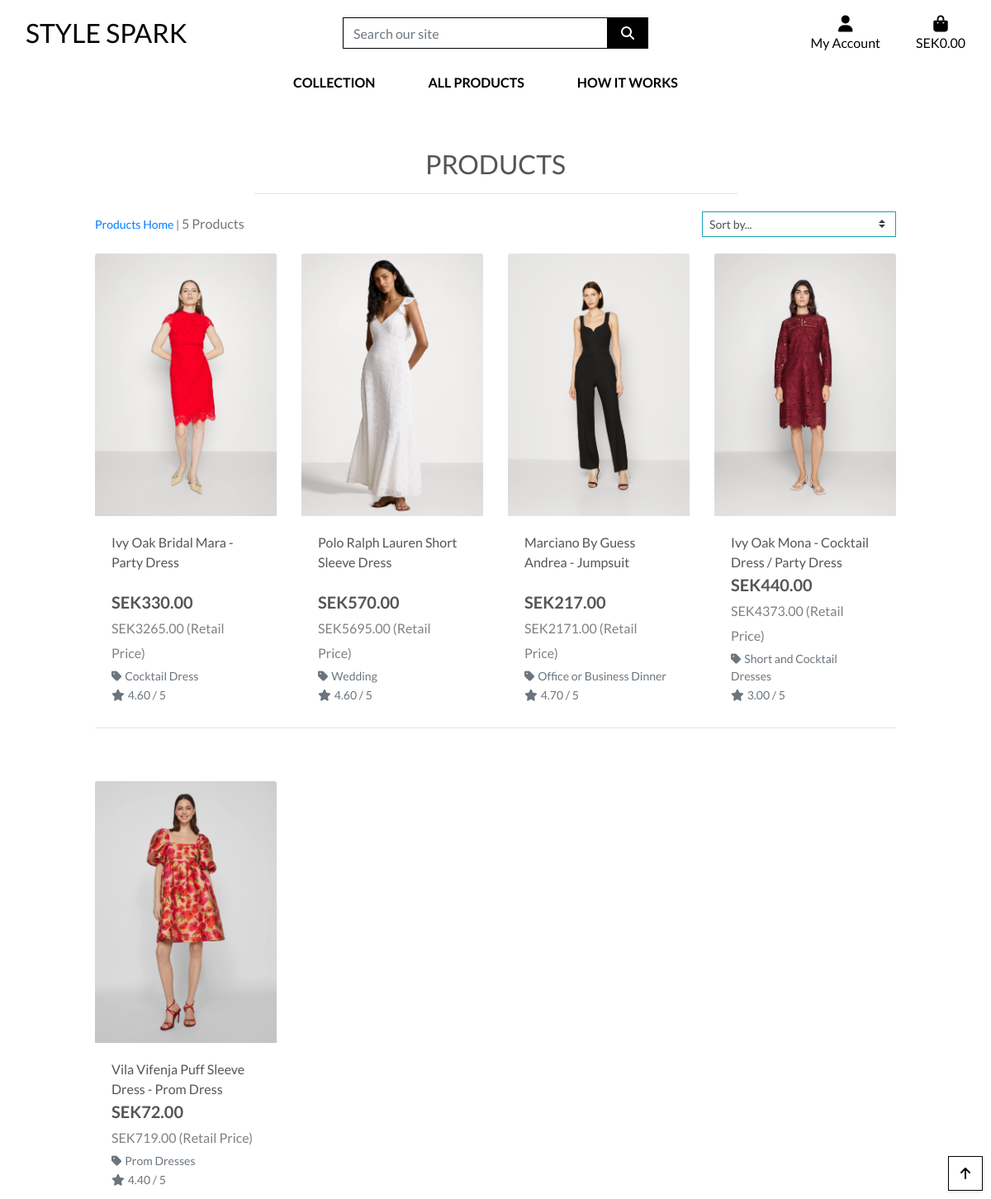
Screenshot of /products/ with the database file from the repository.
### products/models.py (models this page shows, shortened)
class Product(models.Model):
    category = models.ForeignKey('Category', null=True, blank=True, on_delete=models.SET_NULL)
    sku = models.CharField(max_length=254, null=True, blank=True)
    name = models.CharField(max_length=254)
    description = models.TextField()
    has_sizes = models.BooleanField(default=False, null=True, blank=True)
    price = models.DecimalField(max_digits=6, decimal_places=2)
    retail_price = models.DecimalField(("Retail Price"), max_digits=10, decimal_places=2, blank=True, null=True)
    rating = models.DecimalField(max_digits=6, decimal_places=2, null=True, blank=True)
    image_url = models.URLField(max_length=1024, null=True, blank=True)
    image = models.ImageField(null=True, blank=True)

class Category(models.Model):
    class Meta:
        verbose_name_plural = 'Categories'
    name = models.CharField(max_length=254)
    friendly_name = models.CharField(max_length=254, null=True, blank=True)

### products/views.py (the view, shortened to what this page needs)
# urls.py: path('', views.all_products, name='products'),
def all_products(request):
    products = Product.objects.all()
    query = None
    categories = None
    sort = request.GET.get('sort', None)
    direction = request.GET.get('direction', 'asc')
    all_categories = Category.objects.all()
    current_sorting = f'{sort}_{direction}' if sort and direction else None
    all_category_names = list(all_categories.values_list('name', flat=True))
    context = {
        'products': products,
        'search_term': query,
        'current_categories': categories,
        'current_sorting': current_sorting,
        'all_categories': all_category_names,
    }
    return render(request, 'products/products.html', context)

### cart/contexts.py (called while the page is built, shortened)
def cart_contents(request):
    cart_items = []
    total = 0
    product_count = 0
    cart = request.session.get('cart', {})  # Initialize cart as empty dictionary if not found
    if not isinstance(cart, dict):
        cart = {}
    delivery = total * Decimal(settings.STANDARD_DELIVERY_PERCENTAGE / 100)
    grand_total = total + delivery
    context = {
        'cart_items': cart_items,
        'total': total,
        'product_count': product_count,
        'delivery': delivery,
        'grand_total': grand_total,
    }
    return context

### products/templates/products/products.html (shortened to what this page needs)
{% extends "base.html" %}
{% load static %}
{% block page_header %}
    <div class="container header-container">
    </div>
{% endblock %}
{% block content %}
    <div class="overlay"></div>
    <div class="container-fluid">
        <div class="row">
            <div class="col text-center mt-3">
                <h2 class="logo-font">Products</h2>
                <hr class="w-50 mb-1">
            </div>
        </div>
        <div class="row">
            <div class="product-container col-10 offset-1">
                <div class="row mt-1 mb-2">
                    <div class="col-12 col-md-6 my-auto order-md-last d-flex justify-content-center justify-content-md-end">
                        <div class="sort-select-wrapper w-50">
                            <select id="sort-selector" class="custom-select custom-select-sm rounded-0 border border-{% if current_sorting != 'None_None' %}info{% else %}black{% endif %}">
                                <option value="reset" {% if current_sorting == 'None_None' %}selected{% endif %}>Sort by...</option>
                            </select>
                        </div>
                    </div>
                    <div class="col-12 col-md-6 order-md-first">
                        <p class="text-muted mt-3 text-center text-md-left">
                            {% if search_term or current_categories or current_sorting != 'None_None' %}
                                <span class="small"><a href="{% url 'products' %}">Products Home</a> | </span>
                            {% endif %}
                            {{ products|length }} Products{% if search_term %} found for <strong>"{{ search_term }}"</strong>{% endif %}
                        </p>
                    </div>
                </div>
                <div class="row">
                    {% for product in products %}
                        <div class="col-sm-6 col-md-6 col-lg-4 col-xl-3">
                            <div class="card h-100 border-0">
                                {% if product.image %}
                                    <a href="{% url 'product_detail' product.id %}">
                                        <img class="card-img-top img-fluid" src="{{ product.image.url }}" alt="{{ product.name }}">
                                    </a>
                                {% else %}
                                    <a href="{% url 'product_detail' product.id %}">
                                        <img class="card-img-top img-fluid" src="{{ MEDIA_URL }}noimage.png" alt="{{ product.name }}">
                                    </a>
                                {% endif %}
                                <div class="card-body pb-0">
                                    <p class="mb-0">{{ product.name }}</p>
                                </div>
                                <div class="card-footer bg-white pt-0 border-0 text-left">
                                    <div class="row">
                                        <div class="col">
                                            <p class="lead mb-0 text-left font-weight-bold">SEK{{ product.price }} <br>
                                                {% if product.retail_price %}
                                                    <span class="retail-price">SEK{{ product.retail_price }} (Retail Price)</span><br>
                                                {% endif %}
                                            </p>
                                            {% if product.category %}
                                                <p class="small mt-1 mb-0">
                                                    <a class="text-muted" href="{% url 'products' %}?category={{ product.category.name }}">
                                                        <i class="fas fa-tag mr-1"></i>{{ product.category.friendly_name }}
                                                    </a>
                                                </p>
                                            {% endif %}
                                            {% if product.rating %}
                                                <small class="text-muted"><i class="fas fa-star mr-1"></i>{{ product.rating }} / 5</small>
                                            {% else %}
                                                <small class="text-muted">No Rating</small>
                                            {% endif %}
                                        </div>
                                    </div>
                                </div>
                            </div>
                        </div>
                        {% if forloop.counter|divisibleby:4 %}
                            <div class="col-12 d-none d-xl-block mb-5">
                                <hr>
                            </div>
                        {% endif %}
                    {% endfor %}
                </div>
            </div>
        </div>
    </div>
    <div class="btt-button shadow-sm rounded-0 border border-black">
        <a class="btt-link d-flex h-100">
            <i class="fas fa-arrow-up text-black mx-auto my-auto"></i>
        </a>
    </div>
{% endblock %}

### templates/base.html (shortened to what this page needs)
{% load static %}
<!doctype html>
<html lang="en">
  <head>
    {% block corecss %}
      <link rel="stylesheet" href="https://cdn.jsdelivr.net/npm/bootstrap@4.6.2/dist/css/bootstrap.min.css">
      <link rel="stylesheet" href="{% static 'css/base.css' %}">
    {% endblock %}
  </head>
  <body>
    <header class="container-fluid fixed-top">
      <div id="topnav" class="row bg-white pt-lg-2 d-none d-lg-flex">
          <div class="col-12 col-lg-4 my-auto py-1 py-lg-0 text-center text-lg-left">
              <a href="{% url 'home' %}" class="nav-link main-logo-link">
                  <h2 class="logo-font text-black my-0">Style Spark</h2>
              </a>
          </div>
          <div class="col-12 col-lg-4 my-auto py-1 py-lg-0">
              <form method="GET" action="{% url 'products' %}">
                  <div class="input-group w-100">
                      <input class="form-control border border-black rounded-0" type="text" name="q" placeholder="Search our site">
                      <div class="input-group-append">
                          <button class="form-control btn btn-black border border-black rounded-0" type="submit">
                              <span class="icon">
                                  <i class="fas fa-search"></i>
                              </span>
                          </button>
                      </div>
                  </div>
              </form>
          </div>
          <div class="col-12 col-lg-4 my-auto py-1 py-lg-0">
              <ul class="list-inline list-unstyled text-center text-lg-right my-0">
                  <li class="list-inline-item dropdown">
                      <a class="text-black nav-link" href="#" id="user-options" data-toggle="dropdown" aria-haspopup="true" aria-expanded="false">
                          <div class="text-center">
                              <div><i class="fas fa-user fa-lg"></i></div>
                              <p class="my-0">My Account</p>
                          </div>
                      </a>
                  </li>
                  <li class="list-inline-item">
                      <a class="{% if grand_total %}text-info font-weight-bold{% else %}text-black{% endif %} nav-link" href="{% url 'view_cart' %}">
                          <div class="text-center">
                              <div><i class="fas fa-shopping-bag fa-lg"></i></div>
                              <p class="my-0">
                                  {% if grand_total %}
                                      SEK{{ grand_total|floatformat:2 }}
                                  {% else %}
                                      SEK0.00
                                  {% endif %}
                              </p>
                          </div>
                      </a>
                  </li>
              </ul>
          </div>
      </div>
      <div class="row bg-white">
        <nav class="navbar navbar-expand-lg navbar-light w-100">
            {% include 'includes/main_nav.html' %}
        </nav>
    </div>
  </header>
    {% block page_header %}
    {% endblock %}
    {% block content %}
    {% endblock %}
  </body>
</html>

### templates/includes/main_nav.html (shortened to what this page needs)
<div class="collapse navbar-collapse" id="main-nav">
    <ul class="navbar-nav w-auto mx-auto">
        <li class="nav-item dropdown">
            <a class="logo-font font-weight-bold nav-link text-black mr-5" href="#" id="all-products-link" data-toggle="dropdown" aria-haspopup="true" aria-expanded="false">
                Collection
            </a>
        </li>
        <li class="nav-item dropdown">
            <a class="logo-font font-weight-bold nav-link text-black mr-5" href="#" id="clothing-link" data-toggle="dropdown" aria-haspopup="true" aria-expanded="false">
                All Products
            </a>
        </li>
        <li class="nav-item dropdown">
            <a class="logo-font font-weight-bold nav-link text-black mr-5" href="#" id="homeware-link" data-toggle="dropdown" aria-haspopup="true" aria-expanded="false">
                How it works
            </a>
        </li>
    </ul>
</div>

### static/css/base.css (style rules this page uses)
html { height: 100%; }
body { background: url('/media/stockvault-glamour-model287254.jpg') no-repeat center center fixed; background-size: cover; height: calc(100vh - 164px); color: #555; font-family: 'Lato'; }
.icon { align-items: center; display: inline-flex; justify-content: center; height: 1.5rem; width: 1.5rem; }
.logo-font { text-transform: uppercase; }
.main-logo-link { width: fit-content; }
.btn-black { background: black; color: white; }
.text-black { color: #000 !important; }
.border-black { border: 1px solid black !important; }
.overlay { height: 100%; width: 100%; top: 0; left: 0; position: fixed; background: white; z-index: -1; }
.btt-button { height: 42px; width: 42px; position: fixed; bottom: 10px; right: 10px; }
.btt-link, .update-link, .remove-item { cursor: pointer; }
.retail-price { color: grey; font-weight: normal; font-size: 0.8em; }
@media (min-width: 1200px) { .container { max-width: 80%; } }
@media (min-width: 992px) { .header-container { padding-top: 164px; } }

### rows the page displays
Product: image (picture), name "Ivy Oak Bridal Mara - Party Dress", price "330.00", retail_price "3265.00", category.friendly_name "Cocktail Dress", rating "4.60"
Product: image (picture), name "Polo Ralph Lauren Short Sleeve Dress", price "570.00", retail_price "5695.00", category.friendly_name "Wedding", rating "4.60"
Product: image (picture), name "Marciano By Guess Andrea - Jumpsuit", price "217.00", retail_price "2171.00", category.friendly_name "Office or Business Dinner", rating "4.70"
Product: image (picture), name "Ivy Oak Mona - Cocktail Dress / Party Dress", price "440.00", retail_price "4373.00", category.friendly_name "Short and Cocktail Dresses", rating "3.00"
Product: image (picture), name "Vila Vifenja Puff Sleeve Dress - Prom Dress", price "72.00", retail_price "719.00", category.friendly_name "Prom Dresses", rating "4.40"

### other values shown
{{ products|length }} "5"
